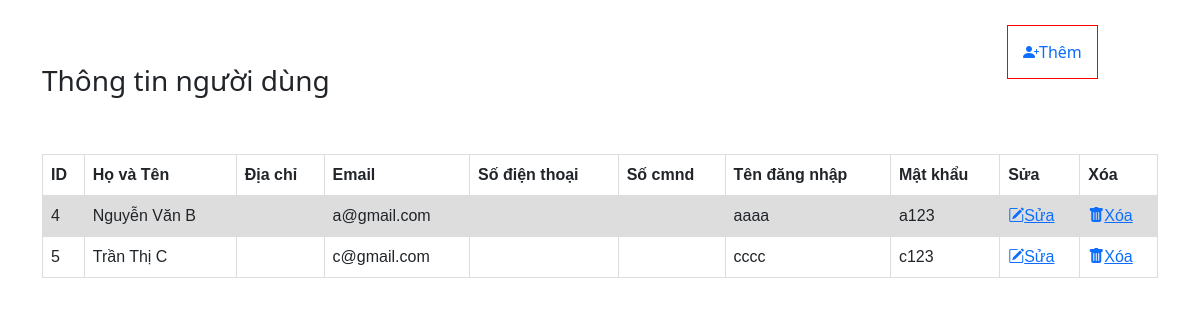
Page /admin/manage-member/index.php on the committed database.
### tables this page shows
CREATE TABLE `nguoidung` (
  `Id` int(11) NOT NULL,
  `HoTen` varchar(99) NOT NULL,
  `Email` varchar(99) NOT NULL,
  `TenDangNhap` text NOT NULL,
  `MatKhau` text NOT NULL
);

### admin/manage-member/index.php (the view, shortened to what this page needs)
<!doctype html>
<html lang="en">
<head>
    <link href="https://cdn.jsdelivr.net/npm/bootstrap@5.0.2/dist/css/bootstrap.min.css" rel="stylesheet">
    <link rel="stylesheet" href="https://cdn.jsdelivr.net/npm/bootstrap-icons@1.6.0/font/bootstrap-icons.css">
</head>
<body>
    <div class="container">
        <div class="row add">
            <div class="col-md-10"></div>
            <div class="col-md-2 them">
                <a href="addmember.php"><i class="bi bi-person-plus-fill"></i>Thêm</a>
            </div>
        </div>
        <tr>
            <td colspan="2">
                <h3>Thông tin người dùng</h3>
            </td>
        </tr>
        <div class="row">
            <div class="col-md-12">
                <table>
                    <tr>
                        <th>ID </th>
                        <th>Họ và Tên</th>
                        <th>Địa chỉ</th>
                        <th>Email</th>
                        <th>Số điện thoại</th>
                        <th>Số cmnd</th>
                        <th>Tên đăng nhập</th>
                        <th>Mật khẩu</th>
                        <th>Sửa</th>
                        <th>Xóa</th>
                    </tr>
                    <?php
                    $sql = "SELECT * FROM nguoidung";
                    $result = mysqli_query($conn, $sql);
                    if (mysqli_num_rows($result) > 0) {
                        while ($row = mysqli_fetch_assoc($result)) {
                            echo '<tr>';
                            echo '<td>' . $row["Id"] . '</td>';
                            echo '<td>' . $row["HoTen"] . '</td>';
                            echo '<td>' . $row["DiaChi"] . '</td>';
                            echo '<td>' . $row["Email"] . '</td>';
                            echo '<td>' . $row["Sdt"] . '</td>';
                            echo '<td>' . $row["cmnd"] . '</td>';
                            echo '<td>' . $row["TenDangNhap"] . '</td>';
                            echo '<td>' . $row["MatKhau"] . '</td>';
                            echo '<td><a href="updatemember.php?id=' . $row["Id"] . '" ><i class="bi bi-pencil-square"></i>Sửa</a></td>';
                            echo '<td><a href="deletemember.php?id=' . $row["Id"] . '" ><i class="bi bi-trash-fill"></i>Xóa</a></td>';
                            echo '</tr>';
                            echo '<br>';
                        }
                    } else {
                        echo "0 results";
                    }
                    ?>
                </table>
            </div>
        </div>
    </div>
</body>
</html>

### admin/manage-member/index.php (style rules this page uses)
table { font-family: arial, sans-serif; border-collapse: collapse; width: 100%; }
td, th { border: 1px solid #dddddd; text-align: left; padding: 8px; }
tr:nth-child(even) { background-color: #dddddd; }
.them a { border: 1px solid red; margin: 15px; padding: 15px; text-decoration: none; }
.add { margin-top: 40px; }

### rows in the picture
nguoidung: Id "4", HoTen "Nguyễn Văn B", Email "a@gmail.com", TenDangNhap "aaaa", MatKhau "a123"
nguoidung: Id "5", HoTen "Trần Thị C", Email "c@gmail.com", TenDangNhap "cccc", MatKhau "c123"
